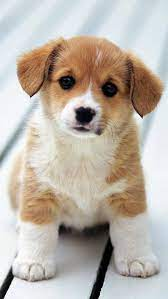
#> input picture dog.jpg, 168 x 299 px
$ jupyter execute 'task 4.2.ipynb'
#> lines starting #> are read from the running program, lines starting #| are printed output that depends on the picture
[cell 1]
import cv2
import numpy as np
import matplotlib.pyplot as mp

[cell 2]
image1=cv2.imread("dog.jpg")
#> image1 is the input picture: shape (299, 168, 3); mean B, G, R 169.3, 179.2, 188.2
image2=cv2.imread("dog1.jpg")
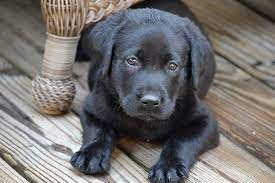
#> input picture dog1.jpg, 275 x 183 px
#> image2 is the input picture: shape (183, 275, 3); mean B, G, R 111.2, 111.9, 114.8
image1=cv2.cvtColor(image1,cv2.COLOR_BGR2RGB)
image2=cv2.cvtColor(image2,cv2.COLOR_BGR2RGB)

[cell 3]
mp.imshow(image1)

[cell 4]
mp.imshow(image2)

[cell 5]
image1_array=image1.copy()
image2_array=image2.copy()

[cell 6]
image1_array_cropped=image1_array[50:150,50:150]
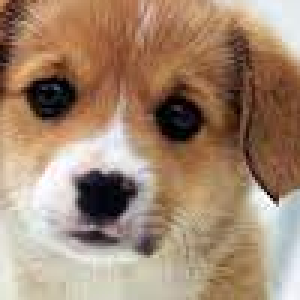
#> image1_array_cropped: shape (100, 100, 3) (shown 3 times larger); mean R, G, B 161.8, 135.1, 112.6
image1_array_cropped.shape
#> Out = (100, 100, 3)

[cell 7]
mp.imshow(image1_array_cropped)
cv2.imwrite("image1.jpg",image1_array_cropped)
#> Out = True

[cell 8]
image2_array_cropped=image2_array[50:150,50:150]
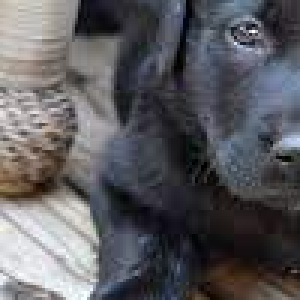
#> image2_array_cropped: shape (100, 100, 3) (shown 3 times larger); mean R, G, B 91.9, 91.1, 95
image2_array_cropped.shape
#> Out = (100, 100, 3)

[cell 9]
mp.imshow(image2_array_cropped)
cv2.imwrite("image2.jpg",image2_array_cropped)
#> Out = True

[cell 10]
image1[50:150,50:150]=image2_array_cropped
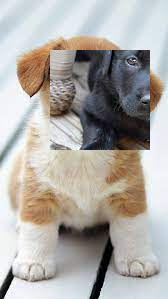
#> image1: shape (299, 168, 3); mean R, G, B 174.2, 170.4, 165.8

[cell 11]
mp.imshow(image1)

[cell 12]
image2[50:150,50:150]=image1_array_cropped
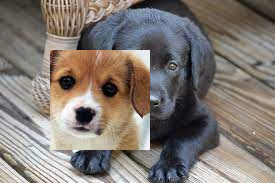
#> image2: shape (183, 275, 3); mean R, G, B 128.7, 120.6, 114.7
